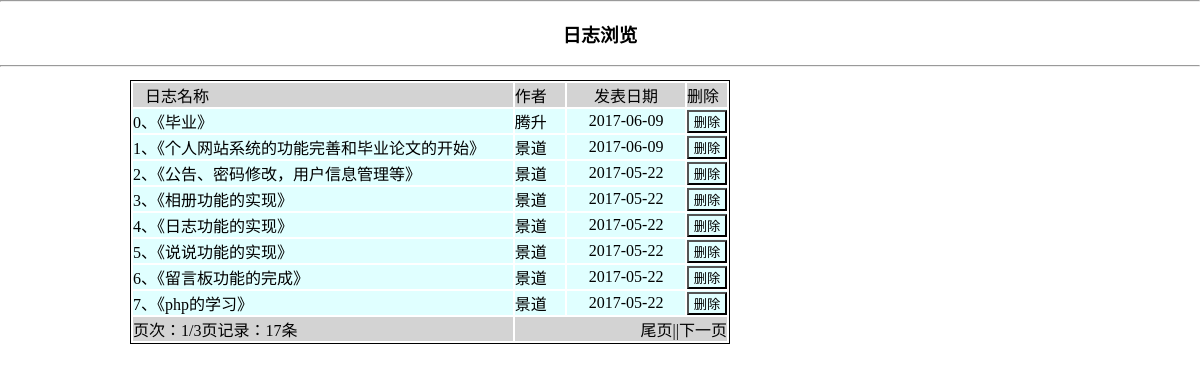
The page /admin/ad_management/ad_journal.php on the database its author committed.
### tables this page shows
CREATE TABLE `user_journal` (
  `id` int(20) NOT NULL,
  `title` varchar(100) NOT NULL,
  `date` date NOT NULL,
  `content` text NOT NULL,
  `auther` varchar(100) NOT NULL
);

### admin/ad_management/ad_journal.php (the view, shortened to what this page needs)
<?php
    if(isset($_GET['page']))
    {
    	$page=$_GET['page'];
        $i=$_GET['i'];
    }else{
    	$page=1;
    	$i=0;
    }
?>
<!DOCTYPE html>
<html>
	<head>
	</head>
	<body style="background-image: url(../../bg_image/05.jpg);background-size: 1100px;position: relative;">
		<hr /><br />
		<div class="div_journal">
        	<h3 align="center">日志浏览</h3>
        </div>
        <table class="class_div_1">
			<br /><hr />
            <tr bgcolor="lightgray">
            	<td >&nbsp;&nbsp;&nbsp;日志名称</td>
            	<td>作者</td>
            	<td style="text-align: center;">发表日期</td>
            	<td>删除</td>
            </tr>
        <?php
		    if(is_numeric($page))
		    {
		    	$page_size=8;
		    	$sql2=" select count(*) as total from `user_journal` order by id desc";
			    $result2 = mysql_query($sql2);
			    $message_count=mysql_result($result2,0,"total");
			    $page_count=ceil(($message_count)/$page_size);
			    $offset=($page-1)*$page_size;
		    }
		?>
		<?php
			$sql=" SELECT `id`, `title`, `content`, `date`,`auther` FROM `user_journal` order by id desc limit $offset,$page_size";
			$result = mysql_query($sql);
		?>
		<?php
	        while($row = mysql_fetch_array($result) )
	        {
        ?>
            <tr bgcolor="lightcyan">
            	<td>
            		<a href="ad_jl_display.php?journal_id=<?php echo $row['id']?>">
            			<?php echo $i;?>、<?php echo '《'.$row['title'].'》'?>
            		</a>
            	</td>
            	<td><?php echo $row['auther']?></td>
            	<td style="text-align: center;"><?php echo $row['date']?></td>
            	<td style="width: 40px;">
            		<a href="delete_ad_journal.php?journal_id=<?php echo $row['id']?>">
	        		    <input type="button" value="删除" style="width: 40px;background-color:transparent;"/>
	        		</a>
            	</td>
            </tr>
	    <?php
	    	$i=$i+1;
	        }
	    ?>
	    	<tr bgcolor="lightgray">
	    		<td >
	                                          页次：<?php echo $page?>/<?php echo $page_count?>页记录：<?php echo $message_count?>条
	            </td>
	            <td colspan="3" style="text-align: right;width: 200px;">
		        <?php
		        	if($page==1&&$page_count>1)
		    	    {
		    	        echo "<a href='ad_journal.php?page=".($page_count)."&i=".($i=$page_count*$page_size-7)."'>尾页|</a>";
		    		    echo "<a href='ad_journal.php?page=".($page+1)."&i=".($i=9)."'>|下一页</a>";
		    	    }
		        ?>
		        </td>
		    </tr>
		</table>
	</body>
</html>

### admin/ad_management/ad_journal.php (style rules this page uses)
* { margin: 0px;padding: 0px; }
.class_div_1 { width: 600px; border: 1px solid black; position: absolute; top: 80px; left: 130px; }
a { text-decoration: none; color: #000000; }

### rows shown on the page
user_journal: title "毕业", auther "腾升", date "2017-06-09"
user_journal: title "个人网站系统的功能完善和毕业论文的开始", auther "景道", date "2017-06-09"
user_journal: title "公告、密码修改，用户信息管理等", auther "景道", date "2017-05-22"
user_journal: title "相册功能的实现", auther "景道", date "2017-05-22"
user_journal: title "日志功能的实现", auther "景道", date "2017-05-22"
user_journal: title "说说功能的实现", auther "景道", date "2017-05-22"
user_journal: title "留言板功能的完成", auther "景道", date "2017-05-22"
user_journal: title "php的学习", auther "景道", date "2017-05-22"

### other values the page prints
$page "1"
$page_count "3"
$message_count "17"
